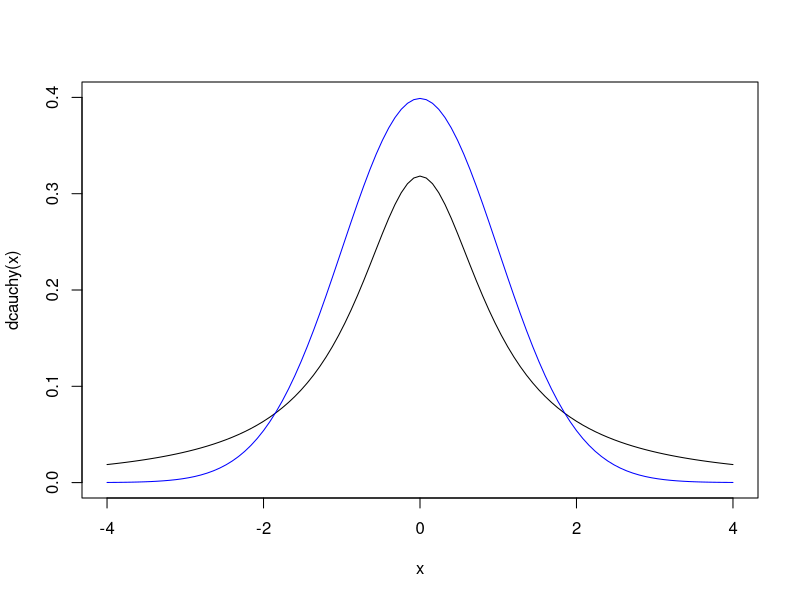
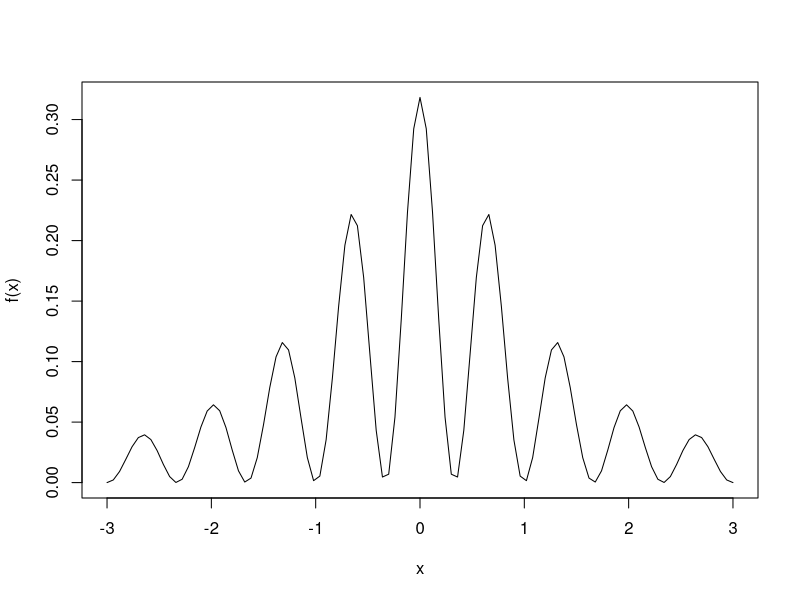

Recreate these plots in R, in order. (Note: this script raises an error after producing the figures.)
#acrestando a função que deu erro na ultima aula 
N <- 1e5
x <- runif(N)
y <- runif(N)
dentro <- y>= x**2
f <- x+y
estimativa <- (1/N)*(sum(f[dentro]))
estimativa
dcauchy(x,location = 0,scale = 1)

curve(dcauchy(x), xlim = c(-4, 4), ylim = c(0, 0.4))

curve(dnorm(x), col = "blue", add = T)

## avaliando como a densidade da distribuição da cauchy
f <- function(x){
  cos(100*x)^2*dcauchy(x)
}
curve(f, from=-3, to=3)
integrate(f,lower= -Inf,upper = -Inf)
MASS:area
library(MASS)
#sabendo como a função area do mass funciona para integrar 
area(f,a=-3,b=3)
area(f,a=-10,b=10)
area(f,a=-20,b=20)
area(f,a=-50,b=50)
area(f,a=-100,b=100)
area(f,a=-300,b=300)
area(f,a=-400,b=400)
area(f,a=-500,b=500)
area(f,a=-600,b=600)
area(f,a=-1000,b=100)
N <- 1e6
amostras <- rcauchy(N)
#integral de monte carlo 
resultados_mc <- mean(cos(amostras*100)^2)
#cada um dos alunos 
resultados_mc
